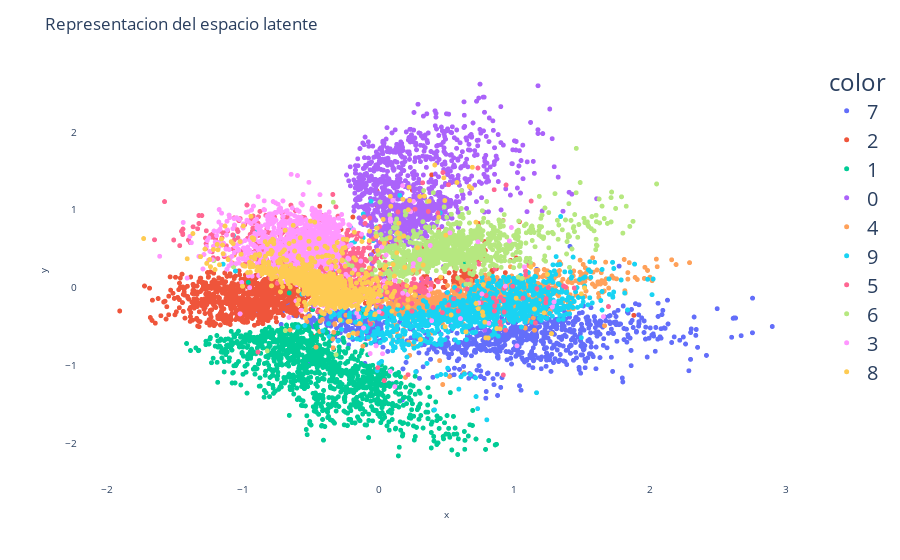

Notebook code for this chart:
### Code cell
# Use encoder model to encode inputs into a latent space
X_test_encoded = encoder.predict(X_test)

# Recall that our encoder returns 3 arrays: z-mean, z-log-sigma and z. We plot the values for z
# Create a scatter plot
fig = px.scatter(None, x=X_test_encoded[2][:,0], y=X_test_encoded[2][:,1], 
                 opacity=1, color=y_test.astype(str))

# Change chart background color
fig.update_layout(dict(plot_bgcolor = 'white'))

# Update axes lines
fig.update_xaxes(showgrid=True, gridwidth=1, gridcolor='white', 
                 zeroline=True, zerolinewidth=1, zerolinecolor='white', 
                 showline=True, linewidth=1, linecolor='white',
                 title_font=dict(size=10), tickfont=dict(size=10))

fig.update_yaxes(showgrid=True, gridwidth=1, gridcolor='white', 
                 zeroline=True, zerolinewidth=1, zerolinecolor='white', 
                 showline=True, linewidth=1, linecolor='white',
                 title_font=dict(size=10), tickfont=dict(size=10))

# Set figure title
fig.update_layout(title_text="Representacion del espacio latente")

# Update marker size
fig.update_traces(marker=dict(size=5))

# Increase legend font size
fig.update_layout(legend_font=dict(size=20))


fig.show()

### Figure 1 — Plotly figure (JSON) as saved in the notebook; plotly's stock layout.template omitted (floating-point values rounded to 4 significant figures; data arrays with more than 128 entries replaced by an {"elided": "..."} marker saying what was removed)
{"data": [{"hovertemplate": "color=7<br>x=%{x}<br>y=%{y}<extra></extra>", "legendgroup": "7", "marker": {"color": "#636efa", "opacity": 1, "size": 5, "symbol": "circle"}, "mode": "markers", "name": "7", "showlegend": true, "type": "scattergl", "x": {"elided": "1028 float values"}, "xaxis": "x", "y": {"elided": "1028 float values"}, "yaxis": "y"}, {"hovertemplate": "color=2<br>x=%{x}<br>y=%{y}<extra></extra>", "legendgroup": "2", "marker": {"color": "#EF553B", "opacity": 1, "size": 5, "symbol": "circle"}, "mode": "markers", "name": "2", "showlegend": true, "type": "scattergl", "x": {"elided": "1032 float values"}, "xaxis": "x", "y": {"elided": "1032 float values"}, "yaxis": "y"}, {"hovertemplate": "color=1<br>x=%{x}<br>y=%{y}<extra></extra>", "legendgroup": "1", "marker": {"color": "#00cc96", "opacity": 1, "size": 5, "symbol": "circle"}, "mode": "markers", "name": "1", "showlegend": true, "type": "scattergl", "x": {"elided": "1135 float values"}, "xaxis": "x", "y": {"elided": "1135 float values"}, "yaxis": "y"}, {"hovertemplate": "color=0<br>x=%{x}<br>y=%{y}<extra></extra>", "legendgroup": "0", "marker": {"color": "#ab63fa", "opacity": 1, "size": 5, "symbol": "circle"}, "mode": "markers", "name": "0", "showlegend": true, "type": "scattergl", "x": {"elided": "980 float values"}, "xaxis": "x", "y": {"elided": "980 float values"}, "yaxis": "y"}, {"hovertemplate": "color=4<br>x=%{x}<br>y=%{y}<extra></extra>", "legendgroup": "4", "marker": {"color": "#FFA15A", "opacity": 1, "size": 5, "symbol": "circle"}, "mode": "markers", "name": "4", "showlegend": true, "type": "scattergl", "x": {"elided": "982 float values"}, "xaxis": "x", "y": {"elided": "982 float values"}, "yaxis": "y"}, {"hovertemplate": "color=9<br>x=%{x}<br>y=%{y}<extra></extra>", "legendgroup": "9", "marker": {"color": "#19d3f3", "opacity": 1, "size": 5, "symbol": "circle"}, "mode": "markers", "name": "9", "showlegend": true, "type": "scattergl", "x": {"elided": "1009 float values"}, "xaxis": "x", "y": {"elided": "1009 float values"}, "yaxis": "y"}, {"hovertemplate": "color=5<br>x=%{x}<br>y=%{y}<extra></extra>", "legendgroup": "5", "marker": {"color": "#FF6692", "opacity": 1, "size": 5, "symbol": "circle"}, "mode": "markers", "name": "5", "showlegend": true, "type": "scattergl", "x": {"elided": "892 float values"}, "xaxis": "x", "y": {"elided": "892 float values"}, "yaxis": "y"}, {"hovertemplate": "color=6<br>x=%{x}<br>y=%{y}<extra></extra>", "legendgroup": "6", "marker": {"color": "#B6E880", "opacity": 1, "size": 5, "symbol": "circle"}, "mode": "markers", "name": "6", "showlegend": true, "type": "scattergl", "x": {"elided": "958 float values"}, "xaxis": "x", "y": {"elided": "958 float values"}, "yaxis": "y"}, {"hovertemplate": "color=3<br>x=%{x}<br>y=%{y}<extra></extra>", "legendgroup": "3", "marker": {"color": "#FF97FF", "opacity": 1, "size": 5, "symbol": "circle"}, "mode": "markers", "name": "3", "showlegend": true, "type": "scattergl", "x": {"elided": "1010 float values"}, "xaxis": "x", "y": {"elided": "1010 float values"}, "yaxis": "y"}, {"hovertemplate": "color=8<br>x=%{x}<br>y=%{y}<extra></extra>", "legendgroup": "8", "marker": {"color": "#FECB52", "opacity": 1, "size": 5, "symbol": "circle"}, "mode": "markers", "name": "8", "showlegend": true, "type": "scattergl", "x": {"elided": "974 float values"}, "xaxis": "x", "y": {"elided": "974 float values"}, "yaxis": "y"}], "layout": {"legend": {"font": {"size": 20}, "title": {"text": "color"}, "tracegroupgap": 0}, "margin": {"t": 60}, "plot_bgcolor": "white", "title": {"text": "Representacion del espacio latente"}, "xaxis": {"anchor": "y", "domain": [0, 1], "gridcolor": "white", "gridwidth": 1, "linecolor": "white", "linewidth": 1, "showgrid": true, "showline": true, "tickfont": {"size": 10}, "title": {"font": {"size": 10}, "text": "x"}, "zeroline": true, "zerolinecolor": "white", "zerolinewidth": 1}, "yaxis": {"anchor": "x", "domain": [0, 1], "gridcolor": "white", "gridwidth": 1, "linecolor": "white", "linewidth": 1, "showgrid": true, "showline": true, "tickfont": {"size": 10}, "title": {"font": {"size": 10}, "text": "y"}, "zeroline": true, "zerolinecolor": "white", "zerolinewidth": 1}}}
